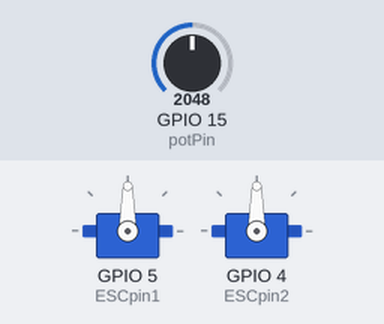
This sketch was run on a simulated ESP32. Parts: 2 × servo. The inputs (shaded band) are chosen by the test bench; at power-on: GPIO 15 (potPin) = 2048. What the sketch prints to the serial monitor is not drawn.

Above: at 1.2 s.
1.3 s: GPIO 15 (potPin) set to 2866
At 2.3 s:
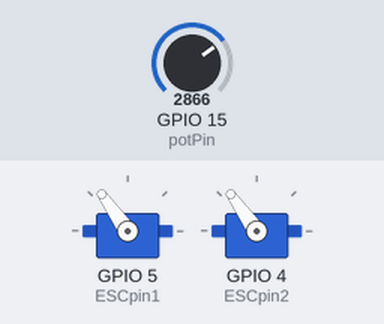
2.8 s: GPIO 15 (potPin) set to 3603
At 3.5 s:
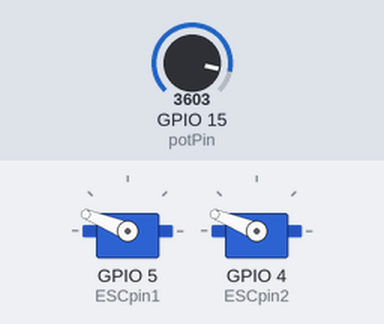
4.3 s: GPIO 15 (potPin) set to 4095
At 4.6 s:
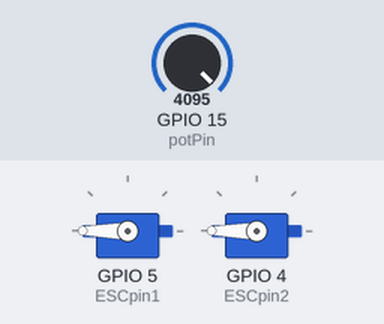
5.8 s: GPIO 15 (potPin) set to 1228
At 6.9 s:
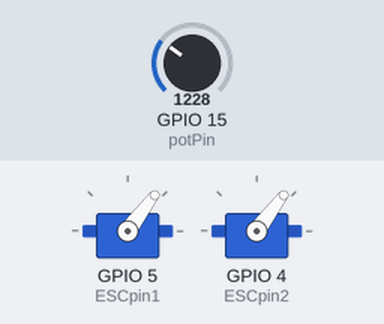
7.3 s: GPIO 15 (potPin) set to 491
At 8.1 s:
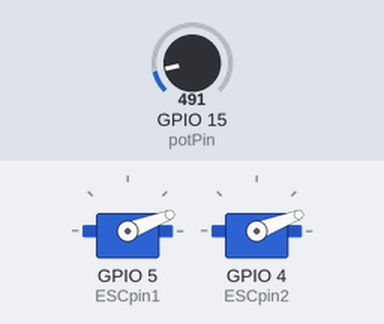
8.8 s: GPIO 15 (potPin) set to 0
At 9.2 s:
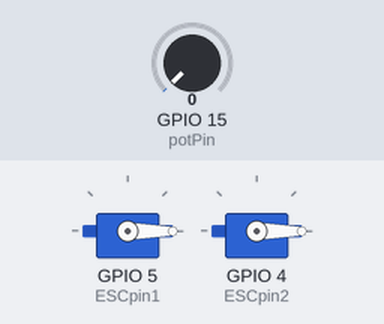
Timing chart, 0 to 11.3 s (numbered marks = the images above; inputs shaded):
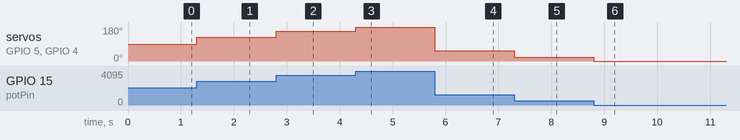

The sketch:

bldc_esp32.ino
```cpp
/*
        Arduino Brushless Motor Control
     by Dejan, https://howtomechatronics.com
*/

#include <ESP32Servo.h>

Servo ESC1;     // create servo object to control the ESC
Servo ESC2;     //

int potValue;  // value from the analog pin
const int potPin = 15; //ESP32 Pin for reading Analog Value
const int ESCpin1 = 5; //PWM pin for ESC1
const int ESCpin2 = 4;

void setup() {
  Serial.begin(115200);
  // Attach the ESC on pin D5
  ESC1.attach(ESCpin1,1000,2000); // (pin, min pulse width, max pulse width in microseconds)
  ESC2.attach(ESCpin2, 1000, 2000);
}

void loop() {
  potValue = analogRead(potPin);   // reads the value of the potentiometer (value between 0 and 1023)
  potValue = map(potValue, 0, 4095, 0, 180);   // scale it to use it with the servo library (value between 0 and 180)
  ESC1.write(potValue);    // Send the signal to the ESC
  ESC2.write(potValue);
  Serial.println(potValue);
}
```

Measured:
- after the input at 1.3 s, servo on GPIO 5 (ESCpin1), servo on GPIO 4 (ESCpin2): 90° → 125° at once
- after the input at 2.8 s, servo on GPIO 5 (ESCpin1), servo on GPIO 4 (ESCpin2): 125° → 158° at once
- after the input at 4.3 s, servo on GPIO 5 (ESCpin1), servo on GPIO 4 (ESCpin2): 158° → 180° at once
- after the input at 5.8 s, servo on GPIO 5 (ESCpin1), servo on GPIO 4 (ESCpin2): 180° → 53° at once
- after the input at 7.3 s, servo on GPIO 5 (ESCpin1), servo on GPIO 4 (ESCpin2): 53° → 21° at once
- after the input at 8.8 s, servo on GPIO 5 (ESCpin1), servo on GPIO 4 (ESCpin2): 21° → 0° at once
